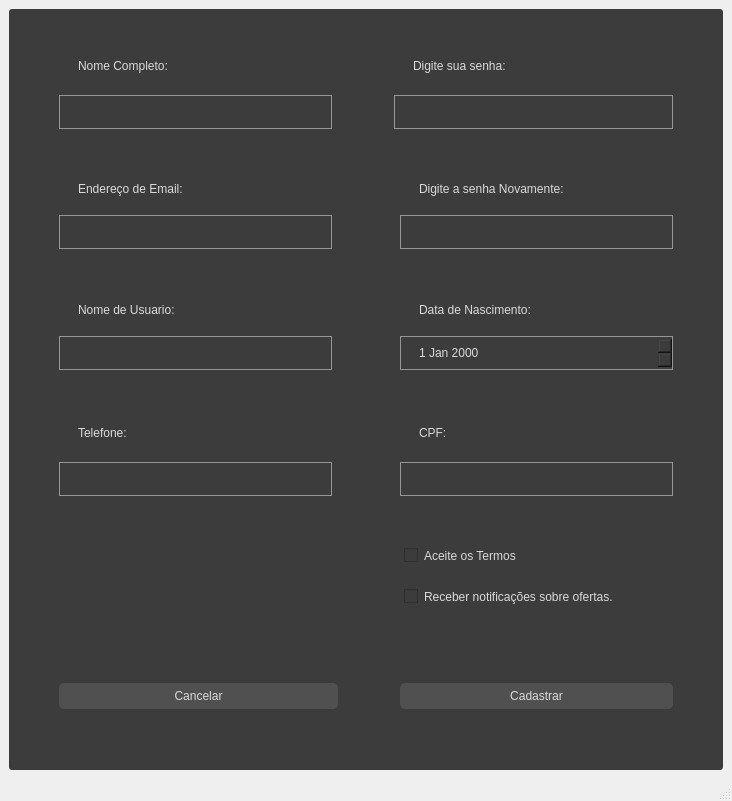
<?xml version="1.0" encoding="UTF-8"?>
<ui version="4.0">
 <class>Ui_Tela_Login_cadastro_user</class>
 <widget class="QMainWindow" name="Ui_Tela_Login_cadastro_user">
  <property name="geometry">
   <rect>
    <x>0</x>
    <y>0</y>
    <width>732</width>
    <height>801</height>
   </rect>
  </property>
  <property name="windowTitle">
   <string>Cadastro</string>
  </property>
  <widget class="QWidget" name="centralwidget">
   <layout class="QGridLayout" name="gridLayout">
    <item row="0" column="0">
     <widget class="QFrame" name="frame">
      <property name="styleSheet">
       <string notr="true">/* Aplicando o estilo antigo com tons de cinza */
font: 12pt &quot;MS Shell Dlg 2&quot;;
color: rgb(218, 218, 218);
background-color: rgb(60, 60, 60);
border: none; /* Removendo o contorno das bordas nos quadros */
border-radius: 3px;
padding: 8px 16px;
</string>
      </property>
      <property name="frameShape">
       <enum>QFrame::StyledPanel</enum>
      </property>
      <property name="frameShadow">
       <enum>QFrame::Raised</enum>
      </property>
      <layout class="QGridLayout" name="gridLayout_2">
       <item row="1" column="3">
        <widget class="QFrame" name="frame_8">
         <property name="frameShape">
          <enum>QFrame::StyledPanel</enum>
         </property>
         <property name="frameShadow">
          <enum>QFrame::Raised</enum>
         </property>
         <layout class="QVBoxLayout" name="verticalLayout_5">
          <item>
           <widget class="QLabel" name="label_8">
            <property name="text">
             <string>Digite a senha Novamente:</string>
            </property>
           </widget>
          </item>
          <item>
           <widget class="QLineEdit" name="Senha_verifica">
            <property name="styleSheet">
             <string notr="true">/* Aplicando o estilo antigo com tons de cinza */
font: 12pt &quot;MS Shell Dlg 2&quot;;
color: rgb(218, 218, 218);
background-color: rgb(60, 60, 60);
border: none; /* Removendo o contorno das bordas nos quadros */
border-radius: 0; /* Removendo a borda arredondada nos campos de digitação */
padding: 8px 16px;
border-width: 1px; /* Adicionando borda de 1px nos campos de digitação */
border-style: solid; /* Definindo o estilo da borda como sólido */
border-color: rgb(150, 150, 150); /* Definindo a cor da borda dos campos de digitação */
</string>
            </property>
            <property name="echoMode">
             <enum>QLineEdit::Password</enum>
            </property>
           </widget>
          </item>
         </layout>
        </widget>
       </item>
       <item row="3" column="0">
        <widget class="QFrame" name="frame_4">
         <property name="frameShape">
          <enum>QFrame::StyledPanel</enum>
         </property>
         <property name="frameShadow">
          <enum>QFrame::Raised</enum>
         </property>
         <layout class="QVBoxLayout" name="verticalLayout_8">
          <item>
           <widget class="QLabel" name="label_9">
            <property name="text">
             <string>Telefone:</string>
            </property>
           </widget>
          </item>
          <item>
           <widget class="QLineEdit" name="Telefone">
            <property name="styleSheet">
             <string notr="true">/* Aplicando o estilo antigo com tons de cinza */
font: 12pt &quot;MS Shell Dlg 2&quot;;
color: rgb(218, 218, 218);
background-color: rgb(60, 60, 60);
border: none; /* Removendo o contorno das bordas nos quadros */
border-radius: 0; /* Removendo a borda arredondada nos campos de digitação */
padding: 8px 16px;
border-width: 1px; /* Adicionando borda de 1px nos campos de digitação */
border-style: solid; /* Definindo o estilo da borda como sólido */
border-color: rgb(150, 150, 150); /* Definindo a cor da borda dos campos de digitação */
</string>
            </property>
           </widget>
          </item>
         </layout>
        </widget>
       </item>
       <item row="6" column="0" colspan="2">
        <widget class="QFrame" name="frame_5">
         <property name="frameShape">
          <enum>QFrame::StyledPanel</enum>
         </property>
         <property name="frameShadow">
          <enum>QFrame::Raised</enum>
         </property>
         <layout class="QVBoxLayout" name="verticalLayout_12">
          <item>
           <widget class="QPushButton" name="Voltar">
            <property name="styleSheet">
             <string notr="true">QPushButton {
    font: 12pt &quot;MS Shell Dlg 2&quot;;
    color: rgb(218, 218, 218);
    background-color: rgb(80, 80, 80);
    border-style: outset;
    border-width: 0px;
    border-color: beige;
    border-radius: 5px;
    padding: 6px;
}

QPushButton:hover {
    background-color: rgb(88, 88, 88); /* Cor de fundo quando o botão é destacado */
}

QPushButton:pressed {
    background-color: rgb(40, 40, 40); /* Cor de fundo quando o botão é pressionado */
}
</string>
            </property>
            <property name="text">
             <string>Cancelar</string>
            </property>
           </widget>
          </item>
         </layout>
        </widget>
       </item>
       <item row="1" column="0">
        <widget class="QFrame" name="frame_3">
         <property name="frameShape">
          <enum>QFrame::StyledPanel</enum>
         </property>
         <property name="frameShadow">
          <enum>QFrame::Raised</enum>
         </property>
         <layout class="QVBoxLayout" name="verticalLayout_4">
          <item>
           <widget class="QLabel" name="label_2">
            <property name="text">
             <string>Endereço de Email:</string>
            </property>
           </widget>
          </item>
          <item>
           <widget class="QLineEdit" name="Endereco_email">
            <property name="styleSheet">
             <string notr="true">/* Aplicando o estilo antigo com tons de cinza */
font: 12pt &quot;MS Shell Dlg 2&quot;;
color: rgb(218, 218, 218);
background-color: rgb(60, 60, 60);
border: none; /* Removendo o contorno das bordas nos quadros */
border-radius: 0; /* Removendo a borda arredondada nos campos de digitação */
padding: 8px 16px;
border-width: 1px; /* Adicionando borda de 1px nos campos de digitação */
border-style: solid; /* Definindo o estilo da borda como sólido */
border-color: rgb(150, 150, 150); /* Definindo a cor da borda dos campos de digitação */
</string>
            </property>
           </widget>
          </item>
         </layout>
        </widget>
       </item>
       <item row="0" column="0">
        <widget class="QFrame" name="frame_2">
         <property name="minimumSize">
          <size>
           <width>300</width>
           <height>120</height>
          </size>
         </property>
         <property name="maximumSize">
          <size>
           <width>600</width>
           <height>16777215</height>
          </size>
         </property>
         <property name="styleSheet">
          <string notr="true">QPushButton {
    font: 12pt &quot;MS Shell Dlg 2&quot;;
    color: rgb(218, 218, 218);
    background-color: rgb(60, 50, 70);
    border-style: outset;
    border-width: 0px;
    border-color: beige;
    border-radius: 5px;
    padding: 6px;
}

QPushButton:hover {
    background-color: rgb(80, 80, 80); /* Cor de fundo quando o botão é destacado */
}

QPushButton:pressed {
    background-color: rgb(40, 40, 40); /* Cor de fundo quando o botão é pressionado */
}
</string>
         </property>
         <property name="frameShape">
          <enum>QFrame::StyledPanel</enum>
         </property>
         <property name="frameShadow">
          <enum>QFrame::Raised</enum>
         </property>
         <layout class="QVBoxLayout" name="verticalLayout_2">
          <item>
           <widget class="QLabel" name="label">
            <property name="text">
             <string>Nome Completo:</string>
            </property>
           </widget>
          </item>
          <item>
           <widget class="QLineEdit" name="Nome_completo">
            <property name="styleSheet">
             <string notr="true">/* Aplicando o estilo antigo com tons de cinza */
font: 12pt &quot;MS Shell Dlg 2&quot;;
color: rgb(218, 218, 218);
background-color: rgb(60, 60, 60);
border: none; /* Removendo o contorno das bordas nos quadros */
border-radius: 0; /* Removendo a borda arredondada nos campos de digitação */
padding: 8px 16px;
border-width: 1px; /* Adicionando borda de 1px nos campos de digitação */
border-style: solid; /* Definindo o estilo da borda como sólido */
border-color: rgb(150, 150, 150); /* Definindo a cor da borda dos campos de digitação */
</string>
            </property>
           </widget>
          </item>
         </layout>
        </widget>
       </item>
       <item row="2" column="3">
        <widget class="QFrame" name="frame_9">
         <property name="frameShape">
          <enum>QFrame::StyledPanel</enum>
         </property>
         <property name="frameShadow">
          <enum>QFrame::Raised</enum>
         </property>
         <layout class="QVBoxLayout" name="verticalLayout_7">
          <item>
           <widget class="QLabel" name="label_6">
            <property name="text">
             <string>Data de Nascimento:</string>
            </property>
           </widget>
          </item>
          <item>
           <widget class="QDateEdit" name="Nascimento">
            <property name="styleSheet">
             <string notr="true">/* Aplicando o estilo antigo com tons de cinza */
font: 12pt &quot;MS Shell Dlg 2&quot;;
color: rgb(218, 218, 218);
background-color: rgb(60, 60, 60);
border: none; /* Removendo o contorno das bordas nos quadros */
border-radius: 0; /* Removendo a borda arredondada nos campos de digitação */
padding: 8px 16px;
border-width: 1px; /* Adicionando borda de 1px nos campos de digitação */
border-style: solid; /* Definindo o estilo da borda como sólido */
border-color: rgb(150, 150, 150); /* Definindo a cor da borda dos campos de digitação */
</string>
            </property>
           </widget>
          </item>
         </layout>
        </widget>
       </item>
       <item row="6" column="3">
        <widget class="QFrame" name="frame_10">
         <property name="frameShape">
          <enum>QFrame::StyledPanel</enum>
         </property>
         <property name="frameShadow">
          <enum>QFrame::Raised</enum>
         </property>
         <layout class="QVBoxLayout" name="verticalLayout">
          <item>
           <widget class="QPushButton" name="Cadastrar_usuario">
            <property name="styleSheet">
             <string notr="true">QPushButton {
    font: 12pt &quot;MS Shell Dlg 2&quot;;
    color: rgb(218, 218, 218);
    background-color: rgb(80, 80, 80);
    border-style: outset;
    border-width: 0px;
    border-color: beige;
    border-radius: 5px;
    padding: 6px;
}

QPushButton:hover {
    background-color: rgb(88, 88, 88); /* Cor de fundo quando o botão é destacado */
}

QPushButton:pressed {
    background-color: rgb(40, 40, 40); /* Cor de fundo quando o botão é pressionado */
}
</string>
            </property>
            <property name="text">
             <string>Cadastrar</string>
            </property>
           </widget>
          </item>
         </layout>
        </widget>
       </item>
       <item row="0" column="2" colspan="2">
        <widget class="QFrame" name="frame_7">
         <property name="minimumSize">
          <size>
           <width>200</width>
           <height>70</height>
          </size>
         </property>
         <property name="frameShape">
          <enum>QFrame::StyledPanel</enum>
         </property>
         <property name="frameShadow">
          <enum>QFrame::Raised</enum>
         </property>
         <layout class="QVBoxLayout" name="verticalLayout_11">
          <item>
           <layout class="QVBoxLayout" name="verticalLayout_3">
            <item>
             <widget class="QLabel" name="label_5">
              <property name="text">
               <string>Digite sua senha: </string>
              </property>
             </widget>
            </item>
            <item>
             <widget class="QLineEdit" name="Senha_user">
              <property name="styleSheet">
               <string notr="true">/* Aplicando o estilo antigo com tons de cinza */
font: 12pt &quot;MS Shell Dlg 2&quot;;
color: rgb(218, 218, 218);
background-color: rgb(60, 60, 60);
border: none; /* Removendo o contorno das bordas nos quadros */
border-radius: 0; /* Removendo a borda arredondada nos campos de digitação */
padding: 8px 16px;
border-width: 1px; /* Adicionando borda de 1px nos campos de digitação */
border-style: solid; /* Definindo o estilo da borda como sólido */
border-color: rgb(150, 150, 150); /* Definindo a cor da borda dos campos de digitação */
</string>
              </property>
              <property name="echoMode">
               <enum>QLineEdit::Password</enum>
              </property>
             </widget>
            </item>
           </layout>
          </item>
         </layout>
        </widget>
       </item>
       <item row="5" column="1" colspan="3">
        <widget class="QFrame" name="frame_12">
         <property name="frameShape">
          <enum>QFrame::StyledPanel</enum>
         </property>
         <property name="frameShadow">
          <enum>QFrame::Raised</enum>
         </property>
         <layout class="QVBoxLayout" name="verticalLayout_10">
          <item>
           <widget class="QCheckBox" name="checkBox_Termos">
            <property name="text">
             <string>Aceite os Termos</string>
            </property>
           </widget>
          </item>
          <item>
           <widget class="QCheckBox" name="checkBox_notificadcoes">
            <property name="text">
             <string>Receber notificações sobre ofertas.</string>
            </property>
           </widget>
          </item>
         </layout>
        </widget>
       </item>
       <item row="2" column="0">
        <widget class="QFrame" name="frame_6">
         <property name="frameShape">
          <enum>QFrame::StyledPanel</enum>
         </property>
         <property name="frameShadow">
          <enum>QFrame::Raised</enum>
         </property>
         <layout class="QVBoxLayout" name="verticalLayout_6">
          <item>
           <widget class="QLabel" name="label_3">
            <property name="text">
             <string>Nome de Usuario:</string>
            </property>
           </widget>
          </item>
          <item>
           <widget class="QLineEdit" name="Nome_usuario">
            <property name="styleSheet">
             <string notr="true">/* Aplicando o estilo antigo com tons de cinza */
font: 12pt &quot;MS Shell Dlg 2&quot;;
color: rgb(218, 218, 218);
background-color: rgb(60, 60, 60);
border: none; /* Removendo o contorno das bordas nos quadros */
border-radius: 0; /* Removendo a borda arredondada nos campos de digitação */
padding: 8px 16px;
border-width: 1px; /* Adicionando borda de 1px nos campos de digitação */
border-style: solid; /* Definindo o estilo da borda como sólido */
border-color: rgb(150, 150, 150); /* Definindo a cor da borda dos campos de digitação */
</string>
            </property>
           </widget>
          </item>
         </layout>
        </widget>
       </item>
       <item row="3" column="3">
        <widget class="QFrame" name="frame_11">
         <property name="minimumSize">
          <size>
           <width>300</width>
           <height>120</height>
          </size>
         </property>
         <property name="maximumSize">
          <size>
           <width>600</width>
           <height>130</height>
          </size>
         </property>
         <property name="frameShape">
          <enum>QFrame::StyledPanel</enum>
         </property>
         <property name="frameShadow">
          <enum>QFrame::Raised</enum>
         </property>
         <layout class="QVBoxLayout" name="verticalLayout_9">
          <item>
           <widget class="QLabel" name="label_7">
            <property name="text">
             <string>CPF:</string>
            </property>
           </widget>
          </item>
          <item>
           <widget class="QLineEdit" name="CPF">
            <property name="styleSheet">
             <string notr="true">/* Aplicando o estilo antigo com tons de cinza */
font: 12pt &quot;MS Shell Dlg 2&quot;;
color: rgb(218, 218, 218);
background-color: rgb(60, 60, 60);
border: none; /* Removendo o contorno das bordas nos quadros */
border-radius: 0; /* Removendo a borda arredondada nos campos de digitação */
padding: 8px 16px;
border-width: 1px; /* Adicionando borda de 1px nos campos de digitação */
border-style: solid; /* Definindo o estilo da borda como sólido */
border-color: rgb(150, 150, 150); /* Definindo a cor da borda dos campos de digitação */
</string>
            </property>
            <property name="text">
             <string/>
            </property>
           </widget>
          </item>
         </layout>
        </widget>
       </item>
       <item row="5" column="0">
        <widget class="QFrame" name="frame_13">
         <property name="frameShape">
          <enum>QFrame::StyledPanel</enum>
         </property>
         <property name="frameShadow">
          <enum>QFrame::Raised</enum>
         </property>
        </widget>
       </item>
      </layout>
     </widget>
    </item>
   </layout>
  </widget>
  <widget class="QMenuBar" name="menubar">
   <property name="geometry">
    <rect>
     <x>0</x>
     <y>0</y>
     <width>732</width>
     <height>21</height>
    </rect>
   </property>
  </widget>
  <widget class="QStatusBar" name="statusbar"/>
 </widget>
 <tabstops>
  <tabstop>Nome_completo</tabstop>
  <tabstop>Senha_user</tabstop>
  <tabstop>Endereco_email</tabstop>
  <tabstop>Senha_verifica</tabstop>
  <tabstop>Nome_usuario</tabstop>
  <tabstop>Nascimento</tabstop>
  <tabstop>Telefone</tabstop>
  <tabstop>CPF</tabstop>
  <tabstop>checkBox_Termos</tabstop>
  <tabstop>checkBox_notificadcoes</tabstop>
  <tabstop>Voltar</tabstop>
  <tabstop>Cadastrar_usuario</tabstop>
 </tabstops>
 <resources/>
 <connections/>
</ui>
